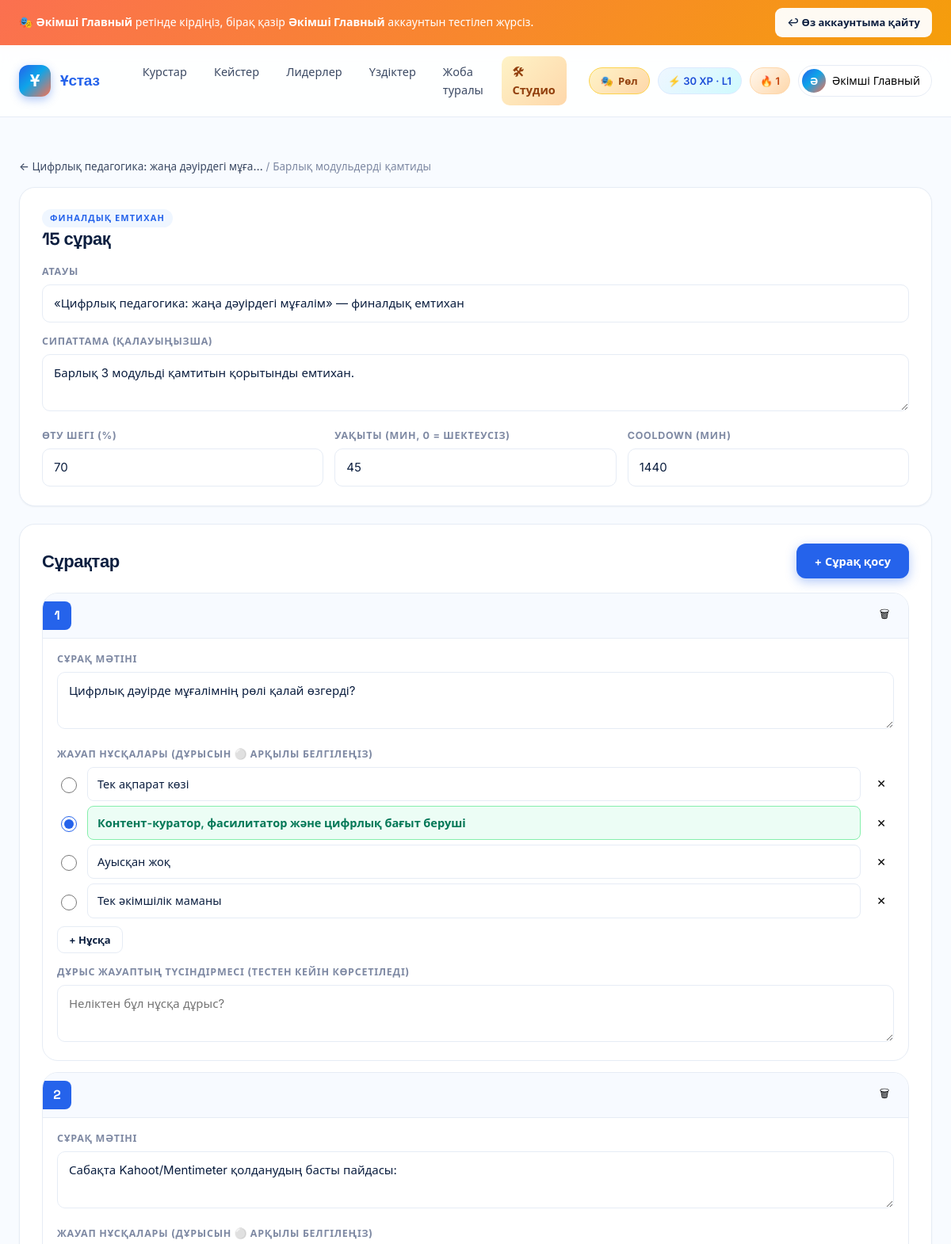
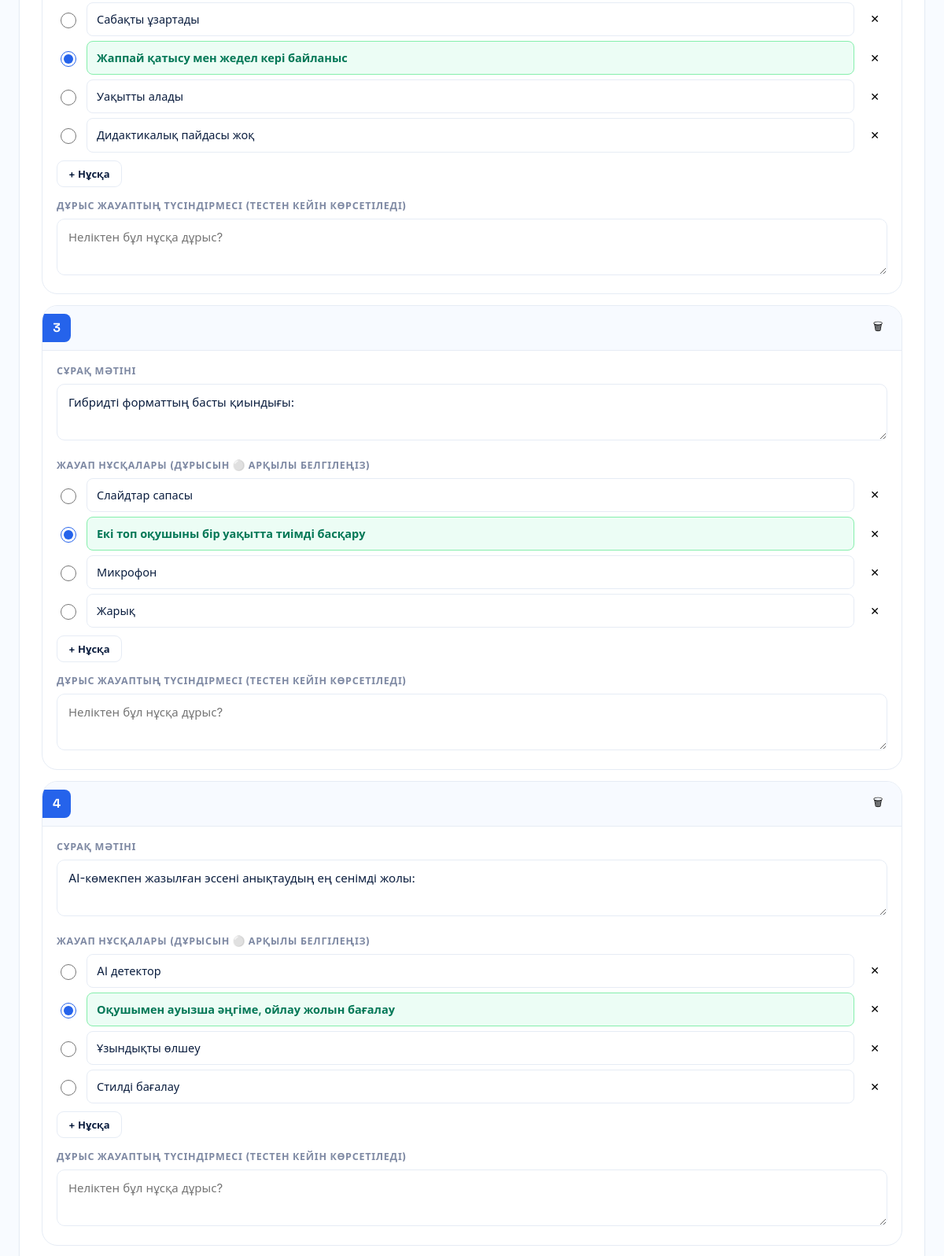
Screenshot of /courses/studio/quiz/f/tsifrlyk-pedagogika/ (signed in, upper part) with the database file from the repository (2 pictures, top to bottom).
### accounts/models.py (models this page shows, shortened)
class User(AbstractUser):
    class Role(models.TextChoices):
        STUDENT = "student", "Студент"
        METHODIST = "methodist", "Методист"
        ADMIN = "admin", "Әкімші"
    email = models.EmailField(blank=True)
    role = models.CharField(max_length=16, choices=Role.choices, default=Role.STUDENT)
    avatar = models.ImageField(upload_to="avatars/", blank=True, null=True)
    bio = models.TextField(blank=True)
    university = models.ForeignKey(
        University, on_delete=models.SET_NULL, null=True, blank=True, related_name="students"
    )
    region = models.ForeignKey(
        Region, on_delete=models.SET_NULL, null=True, blank=True, related_name="users"
    )
    specialty = models.ForeignKey(
        Specialty, on_delete=models.SET_NULL, null=True, blank=True, related_name="users"
    )
    year_of_study = models.PositiveSmallIntegerField(null=True, blank=True)
    locale = models.CharField(max_length=8, default="kk")
    is_profile_public = models.BooleanField(default=True)
    last_seen = models.DateTimeField(null=True, blank=True)
    REQUIRED_FIELDS = []
    @property
    def display_name(self):
        return self.get_full_name() or self.username

### gamification/models.py (models this page shows, shortened)
class Profile(models.Model):
    user = models.OneToOneField(
        settings.AUTH_USER_MODEL, on_delete=models.CASCADE, related_name="gprofile"
    )
    xp = models.PositiveIntegerField(default=0)
    level = models.PositiveSmallIntegerField(default=1)
    weekly_xp = models.PositiveIntegerField(default=0)
    monthly_xp = models.PositiveIntegerField(default=0)
    last_week_reset = models.DateField(null=True, blank=True)
    last_month_reset = models.DateField(null=True, blank=True)

class Streak(models.Model):
    user = models.OneToOneField(
        settings.AUTH_USER_MODEL, on_delete=models.CASCADE, related_name="streak"
    )
    current = models.PositiveIntegerField(default=0)
    longest = models.PositiveIntegerField(default=0)
    last_activity_date = models.DateField(null=True, blank=True)
    freezes_available = models.PositiveSmallIntegerField(default=2)
    freezes_used_month = models.PositiveSmallIntegerField(default=0)
    month_marker = models.DateField(null=True, blank=True)

### courses/models.py (models this page shows, shortened)
class Course(models.Model):
    class Level(models.TextChoices):
        BEGINNER = "beginner", "Бастаушы"
        INTERMEDIATE = "intermediate", "Орта"
        ADVANCED = "advanced", "Жоғары"
    title = models.CharField(max_length=255)
    slug = models.SlugField(max_length=255, unique=True)
    short_description = models.CharField(max_length=300)
    description = models.TextField()
    cover = models.ImageField(upload_to="courses/covers/", blank=True, null=True)
    level = models.CharField(max_length=16, choices=Level.choices, default=Level.BEGINNER)
    language = models.CharField(max_length=8, default="kk")
    duration_hours = models.PositiveIntegerField(default=20)
    authors = models.ManyToManyField(
        settings.AUTH_USER_MODEL, related_name="authored_courses", blank=True
    )
    tags = models.CharField(max_length=255, blank=True, help_text="Үтірмен бөлінген тегтер")
    is_published = models.BooleanField(default=False)
    has_final_exam = models.BooleanField(default=True)
    final_exam_pass_pct = models.PositiveSmallIntegerField(default=70)
    created_at = models.DateTimeField(auto_now_add=True)
    updated_at = models.DateTimeField(auto_now=True)
    class Meta:
        ordering = ["-is_published", "title"]

### assessments/models.py (models this page shows, shortened)
class Quiz(models.Model):
    class Kind(models.TextChoices):
        MODULE = "module", "Модуль тесті"
        FINAL = "final", "Финалдық емтихан"
    course = models.ForeignKey(Course, on_delete=models.CASCADE, related_name="quizzes")
    module = models.OneToOneField(
        Module, on_delete=models.CASCADE, null=True, blank=True, related_name="quiz"
    )
    kind = models.CharField(max_length=16, choices=Kind.choices, default=Kind.MODULE)
    title = models.CharField(max_length=255)
    description = models.TextField(blank=True)
    time_limit_minutes = models.PositiveIntegerField(default=0, help_text="0 = шектеусіз")
    pass_pct = models.PositiveSmallIntegerField(default=70)
    cooldown_minutes = models.PositiveIntegerField(default=30)
    question_count_override = models.PositiveIntegerField(
        default=0, help_text="0 = барлық сұрақтар; әйтпесе кездейсоқ N таңдалады"
    )
    is_published = models.BooleanField(default=True)
    class Meta:
        ordering = ["course", "kind"]
        verbose_name_plural = "Quizzes"

### courses/views_studio.py (the view)
# urls.py: path("studio/quiz/f/<slug:course_slug>/", vs.quiz_final_edit, name="studio_quiz_final"),
@login_required
@staff_required
def quiz_final_edit(request, course_slug):
    course = get_object_or_404(Course, slug=course_slug)
    quiz = _get_or_create_final_quiz(course)
    if not course.has_final_exam:
        course.has_final_exam = True
        course.save(update_fields=["has_final_exam"])
    return render(request, "studio/quiz.html", {
        "quiz": quiz, "kind_label": "Финалдық емтихан",
        "back_url": f"/courses/studio/c/{course.slug}/",
        "back_title": course.title,
        "scope_label": "Барлық модульдерді қамтиды",
        "initial_json": json.dumps(_quiz_to_initial(quiz), ensure_ascii=False),
    })

### courses/views_studio.py (called while the page is built, shortened)
def _is_methodist(user):
    return user.is_authenticated and (user.is_staff or user.is_superuser)

def _get_or_create_final_quiz(course):
    from assessments.models import Quiz
    quiz = Quiz.objects.filter(course=course, kind=Quiz.Kind.FINAL).first()
    return quiz

def _quiz_to_initial(quiz):
    return {
        "id": quiz.id,
        "questions": [
            {
                "id": q.id,
                "text": q.text,
                "explanation": q.explanation,
                "points": q.points,
                "choices": [c.text for c in q.choices.all()],
                "correct": next(
                    (i for i, c in enumerate(q.choices.all()) if c.is_correct), 0
                ),
            }
            for q in quiz.questions.prefetch_related("choices").order_by("order")
        ],
    }

### templates/studio/quiz.html (shortened to what this page needs)
{% extends "studio/_base.html" %}
{% block content %}
<div class="container" x-data="quizEditor()" x-init="init()">
  <div class="st-crumbs">
    <a href="{{ back_url }}">← {{ back_title|truncatechars:40 }}</a>
    <span class="muted"> / {{ scope_label }}</span>
  </div>
  <div class="st-panel">
    <div class="st-panel-head">
      <div>
        <div class="st-eyebrow">{{ kind_label }}</div>
        <h2 style="margin: 2px 0 0;" x-text="`${questions.length} сұрақ`"></h2>
      </div>
    </div>
    <div class="st-meta-grid">
      <div class="st-field">
        <label>Атауы</label>
        <input type="text" value="{{ quiz.title }}" @change="updateQuiz('title', $event.target.value)">
      </div>
      <div class="st-field">
        <label>Сипаттама (қалауыңызша)</label>
        <textarea rows="2" @change="updateQuiz('description', $event.target.value)">{{ quiz.description }}</textarea>
      </div>
      <div class="st-field-row">
        <div class="st-field">
          <label>Өту шегі (%)</label>
          <input type="number" min="0" max="100" value="{{ quiz.pass_pct }}" @change="updateQuiz('pass_pct', $event.target.value)">
        </div>
        <div class="st-field">
          <label>Уақыты (мин, 0 = шектеусіз)</label>
          <input type="number" min="0" value="{{ quiz.time_limit_minutes }}" @change="updateQuiz('time_limit_minutes', $event.target.value)">
        </div>
        <div class="st-field">
          <label>Cooldown (мин)</label>
          <input type="number" min="0" value="{{ quiz.cooldown_minutes }}" @change="updateQuiz('cooldown_minutes', $event.target.value)">
        </div>
      </div>
    </div>
  </div>
  <div class="st-panel">
    <div class="st-panel-head">
      <h2 style="margin:0;">Сұрақтар</h2>
      <button type="button" class="btn btn-primary" @click="addQuestion()" :disabled="adding">
        <span x-show="!adding">+ Сұрақ қосу</span>
      </button>
    </div>
    <div class="st-questions">
      <template x-for="(q, idx) in questions" :key="q.id">
        <div class="st-question">
          <div class="st-q-head">
            <div class="st-q-num" x-text="idx + 1"></div>
            <button type="button" class="st-icon-btn" @click="deleteQuestion(idx)" title="Жою">🗑</button>
          </div>
          <div class="st-q-body">
            <div class="st-field">
              <label>Сұрақ мәтіні</label>
              <textarea rows="2" x-model="q.text" @input="markDirty(q)" @change="saveQuestion(q)"
                        placeholder="Мысалы: Педагогика ғылымының басты зерттеу нысаны қандай?"></textarea>
            </div>
            <div class="st-field">
              <label>Жауап нұсқалары (дұрысын ⚪ арқылы белгілеңіз)</label>
              <template x-for="(ch, ci) in q.choices" :key="ci">
                <div class="st-q-choice">
                  <input type="radio" :name="`correct-${q.id}`" :value="ci" :checked="q.correct === ci"
                         @change="q.correct = ci; markDirty(q); saveQuestion(q)">
                  <input type="text" x-model="q.choices[ci]" @input="markDirty(q)" @change="saveQuestion(q)"
                         :placeholder="`Нұсқа ${ci + 1}`"
                         :class="{ 'is-correct': q.correct === ci }">
                  <button type="button" class="st-icon-btn"
                          @click="q.choices.splice(ci, 1); if (q.correct >= q.choices.length) q.correct = 0; markDirty(q); saveQuestion(q)"
                          :disabled="q.choices.length <= 2"
                          title="Жою">✕</button>
                </div>
              </template>
              <button type="button" class="btn btn-ghost btn-sm"
                      @click="q.choices.push(''); markDirty(q)"
                      :disabled="q.choices.length >= 6"
                      style="margin-top:4px;">+ Нұсқа</button>
            </div>
            <div class="st-field">
              <label>Дұрыс жауаптың түсіндірмесі (тестен кейін көрсетіледі)</label>
              <textarea rows="2" x-model="q.explanation" @input="markDirty(q)" @change="saveQuestion(q)"
                        placeholder="Неліктен бұл нұсқа дұрыс?"></textarea>
            </div>
          </div>
        </div>
      </template>
    </div>
  </div>
</div>
{% endblock %}

### templates/base.html (shortened to what this page needs)
{% load static humanize %}<!DOCTYPE html>
<html lang="kk">
<head>
<link rel="stylesheet" href="{% static 'css/app.css' %}">
{% block head_extra %}{% endblock %}
</head>
<body class="bg-cream">
{% if IMPERSONATING %}
<div class="impersonate-bar">
  <div class="container impersonate-inner">
    <span>
      🎭 <strong>{{ IMPERSONATOR.display_name }}</strong> ретінде кірдіңіз,
      бірақ қазір <strong>{{ user.display_name }}</strong> аккаунтын тестілеп жүрсіз.
    </span>
    <a class="btn btn-sm btn-ghost" href="{% url 'accounts:exit_become' %}">↩ Өз аккаунтыма қайту</a>
  </div>
</div>
{% endif %}
<header class="topbar" x-data="{mobileOpen: false}">
  <div class="container topbar-inner">
    <a href="{% url 'core:landing' %}" class="brand">
      <span class="brand-mark">Ұ</span>
      <span class="brand-name">{{ PLATFORM_NAME }}</span>
    </a>
    <nav class="nav" :class="{'is-open': mobileOpen}" @click="mobileOpen = false">
      <a href="{% url 'courses:catalog' %}">Курстар</a>
      <a href="{% url 'assessments:cases' %}">Кейстер</a>
      <a href="{% url 'gamification:leaderboard' %}">Лидерлер</a>
      <a href="{% url 'social:best_solutions' %}">Үздіктер</a>
      <a href="{% url 'core:about' %}">Жоба туралы</a>
      {% if user.is_staff %}<a href="{% url 'courses:studio_dashboard' %}" class="nav-studio">🛠 Студио</a>{% endif %}
    </nav>
    <div class="nav-right">
      {% if ROLE_SWITCHER_USERS %}
        <div class="usermenu" x-data="{open:false}">
          <button class="role-switcher-btn" @click="open=!open" title="Тестілеу үшін рөл ауыстыру">
            🎭 <span class="role-switcher-label">Рөл</span>
          </button>
        </div>
      {% endif %}
      {% if user.is_authenticated %}
        {% if user.gprofile %}<span class="xp-pill">⚡ {{ user.gprofile.xp|intcomma }} XP · L{{ user.gprofile.level }}</span>{% endif %}
        {% if user.streak %}<span class="streak-pill">🔥 {{ user.streak.current }}</span>{% endif %}
        <div class="usermenu" x-data="{open:false}">
          <button class="usermenu-btn" @click="open=!open">
            {% if user.avatar %}<img src="{{ user.avatar.url }}" alt="">{% else %}<span class="avatar-fallback">{{ user.display_name|slice:":1"|upper }}</span>{% endif %}
            <span>{{ user.display_name }}</span>
          </button>
        </div>
      {% else %}
        <a class="btn btn-ghost" href="{% url 'accounts:login' %}">Кіру</a>
        <a class="btn btn-primary" href="{% url 'accounts:signup' %}">Тіркелу</a>
      {% endif %}
    </div>
  </div>
</header>
<main class="main">
  {% block content %}{% endblock %}
</main>
</body>
</html>

### static/css/studio.css (style rules this page uses)
.st-eyebrow { font-size: 11px; text-transform: uppercase; letter-spacing: 0.1em; font-weight: 700; color: var(--primary); display: inline-block; padding: 3px 10px; background: var(--primary-50); border-radius: 999px; }
.st-crumbs { font-size: 13.5px; color: var(--muted); margin: 16px 0 14px; }
.st-crumbs a { color: var(--ink-soft); text-decoration: none; font-weight: 500; }
.st-panel { background: white; border: 1px solid var(--line); border-radius: var(--r-lg); padding: 24px 28px; box-shadow: var(--shadow-sm); margin-bottom: 22px; }
.st-panel-head { display: flex; justify-content: space-between; align-items: center; gap: 16px; margin-bottom: 18px; flex-wrap: wrap; }
.st-panel-head h2 { font-family: "Space Grotesk", sans-serif; font-size: 22px; margin: 0; }
.st-meta-grid { display: grid; gap: 14px; }
.st-field { display: block; }
.st-field > label { display: block; font-size: 12.5px; text-transform: uppercase; letter-spacing: 0.06em; font-weight: 700; color: var(--muted); margin-bottom: 6px; }
.st-field input[type="text"], .st-field input[type="url"], .st-field input[type="number"], .st-field textarea, .st-field select { width: 100%; padding: 11px 14px; border: 1.5px solid var(--line); border-radius: 10px; font: inherit; font-size: 15px; background: white; color: var(--ink); font-family: inherit; }
.st-field-row { display: grid; grid-template-columns: repeat(auto-fit, minmax(120px, 1fr)); gap: 14px; }
.st-icon-btn { width: 32px; height: 32px; border: 0; background: transparent; border-radius: 8px; cursor: pointer; font-size: 14px; display: inline-flex; align-items: center; justify-content: center; text-decoration: none; }
.st-questions { display: flex; flex-direction: column; gap: 14px; }
.st-question { background: white; border: 1.5px solid var(--line); border-radius: var(--r-lg); overflow: hidden; transition: border-color 0.15s; }
.st-q-head { display: flex; align-items: center; gap: 8px; padding: 10px 14px 10px 0; background: var(--surface-2); border-bottom: 1px solid var(--line); }
.st-q-num { width: 36px; height: 36px; border-radius: 0 8px 8px 0; background: var(--primary); color: white; font-family: "Space Grotesk", sans-serif; font-weight: 700; font-size: 16px; display: flex; align-items: center; justify-content: center; }
.st-q-body { padding: 16px 18px; display: flex; flex-direction: column; gap: 14px; }
.st-q-choice { display: flex; align-items: center; gap: 10px; margin-bottom: 6px; }
.st-q-choice input[type="radio"] { width: 20px; height: 20px; accent-color: var(--primary); cursor: pointer; flex-shrink: 0; }
.st-q-choice input[type="text"] { flex: 1; padding: 9px 12px; border: 1.5px solid var(--line); border-radius: 8px; font: inherit; font-size: 14.5px; }
.st-q-choice input[type="text"].is-correct { background: #ecfdf5; border-color: #86efac; color: #047857; font-weight: 600; }

### rows the page displays
User: display_name "Әкімші Главный", gprofile.xp "30", gprofile.level "1", streak.current "1", display_name "Ә"
Course: title "Цифрлық педагогика: жаңа дәуірдегі мұға…"
Quiz: title "«Цифрлық педагогика: жаңа дәуірдегі мұғалім» — финалдық емтихан", description "Барлық 3 модульді қамтитын қорытынды емтихан.", pass_pct "70", time_limit_minutes "45", cooldown_minutes "1440"

### other values shown
{{ PLATFORM_NAME }} "Ұстаз"
{{ scope_label }} "Барлық модульдерді қамтиды"
{{ kind_label }} "ФИНАЛДЫҚ ЕМТИХАН"
